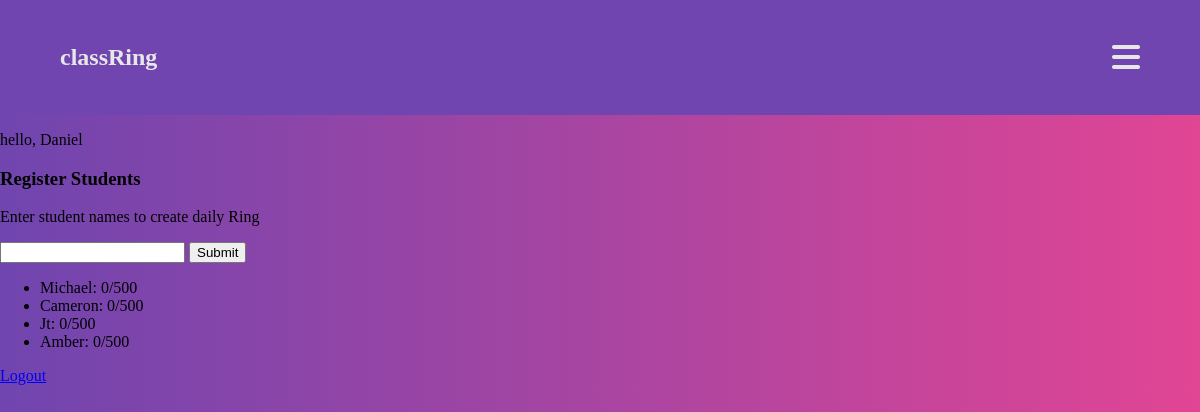
Screenshot of /dash (signed in) with the database file from the repository.
### classRing/models.py (models this page shows, shortened)
class Admin(db.Model, UserMixin):
    id = db.Column(db.Integer, primary_key=True, autoincrement=True)
    name = db.Column(db.String(50), nullable=False)
    password = db.Column(db.String(50), nullable=False)
    current_value = db.Column(db.Integer, default=0)
    target_value = db.Column(db.Integer, default=int(100000))
    students = db.relationship('Student', backref='admin', lazy=True)

class Student(db.Model):
    id = db.Column(db.Integer, primary_key=True, autoincrement=True)
    name = db.Column(db.String(50), nullable=False)
    admin_id = db.Column(db.Integer, db.ForeignKey('admin.id'), nullable=False)
    ring = db.relationship('Ring', backref='student', uselist=False, lazy=True)

class Ring(db.Model):
    id = db.Column(db.Integer, primary_key=True, autoincrement=True)
    student_id = db.Column(db.Integer, db.ForeignKey('student.id'), nullable=False)
    current_value = db.Column(db.Integer, nullable=False)
    target_value = db.Column(db.Integer, nullable=False)

### classRing/main.py (the view, shortened to what this page needs)
@mainBP.route('/dash', methods=('GET', 'POST'))
@login_required
def dash():
    form = StudentForm()
    students = Student.query.filter_by(admin_id=current_user.id).all()
    return render_template('dash.html', form=form, students=students)

### classRing/forms.py
class StudentForm(FlaskForm):
    name = StringField('Name', validators=[DataRequired()])
    submit = SubmitField('Submit')

### classRing/main.py (called while the page is built)
@login_manager.user_loader
def load_user(user_id):
    return Admin.query.get(user_id)

### classRing/templates/dash.html (shortened to what this page needs)
{% extends "base.html" %}  {% block content %}
<p>hello, {{ current_user.name }}</p>
<h3>Register Students</h3>
<p>Enter student names to create daily Ring</p>
<form method="post">
  {{ form.csrf_token }} {{ form.name }} {{ form.submit }}
</form>
<ul>
  {% for student in students %}
  <li>
    {{ student.name }}: {{ student.ring.current_value }}/{{
    student.ring.target_value }}
  </li>
  {% endfor %}
</ul>
<a href="{{ url_for('main.login') }}">Logout</a>
{% endblock %}

### classRing/templates/base.html (shortened to what this page needs)
<!DOCTYPE html>
<html lang="en">
  <head>
    <link
      rel="stylesheet"
      href="{{ url_for('static', filename='style.css') }}"
    />
  </head>
  <body>
    <div id="app">
      <nav>
        <h1>classRing</h1>
        <i class="fa-solid fa-bars"></i>
      </nav>
    </div>
     {% block content %}{% endblock %}
  </body>
</html>

### classRing/static/style.css (style rules this page uses)
:root, :root.light { --bgDark: #7045af; --bgLight: #e14594; --textDark: #e14594; --textLight: #e7e7e7; --pure: #fefefe; --font: "Audiowide", sans-serif; }
* { box-sizing: border-box; }
body { margin: 0; padding: 0; background-image: linear-gradient(90deg, var(--bgDark), var(--bgLight)); }
nav { background-color: var(--bgDark); color: var(--textLight); display: flex; align-items: center; justify-content: space-between; padding: 2% 5%; }
nav i { font-size: 2rem; }

### rows the page displays
Admin: name "Daniel"
Student: name "Michael", ring.current_value "0", ring.target_value "500"
Student: name "Cameron", ring.current_value "0", ring.target_value "500"
Student: name "Jt", ring.current_value "0", ring.target_value "500"
Student: name "Amber", ring.current_value "0", ring.target_value "500"
